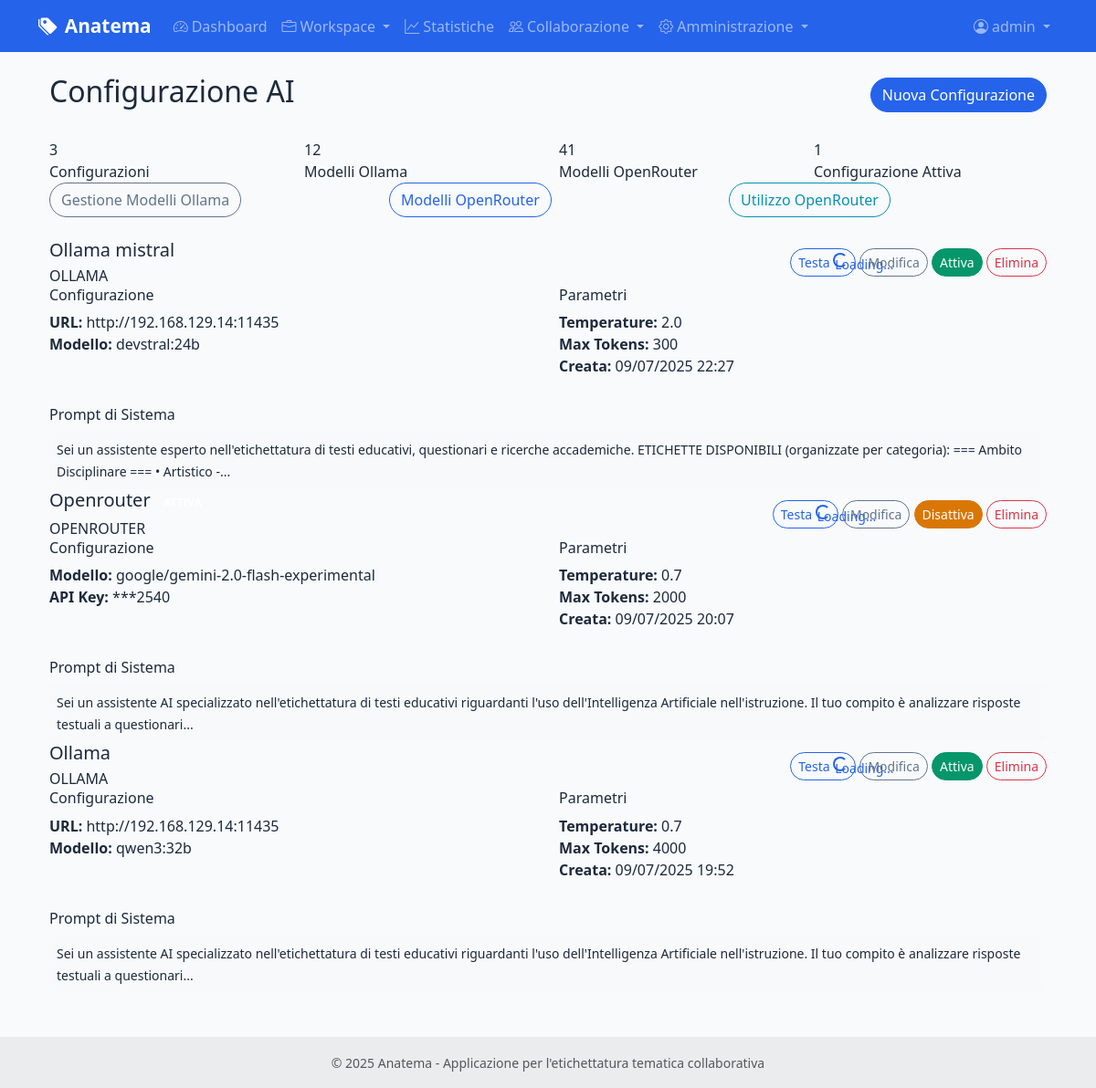
The app's page /admin/ai-config (signed in) with its own data.
### models.py (models this page shows, shortened)
class User(UserMixin, db.Model):
    id = db.Column(db.Integer, primary_key=True)
    username = db.Column(db.String(80), unique=True, nullable=False)
    email = db.Column(db.String(120), unique=True, nullable=False)
    password_hash = db.Column(db.String(255), nullable=False)
    role = db.Column(db.String(20), default='annotatore')  # 'amministratore' o 'annotatore'
    is_active = db.Column(db.Boolean, default=True)
    last_login = db.Column(db.DateTime)
    created_at = db.Column(db.DateTime, default=datetime.utcnow)
    updated_at = db.Column(db.DateTime, default=datetime.utcnow, onupdate=datetime.utcnow)
    annotations = db.relationship('CellAnnotation', foreign_keys='CellAnnotation.user_id', backref='user', lazy=True)
    def can_manage_users(self):
        return self.role == 'amministratore'

class AIConfiguration(db.Model):
    id = db.Column(db.Integer, primary_key=True)
    provider = db.Column(db.String(20), nullable=False)  # 'ollama' o 'openrouter'
    name = db.Column(db.String(100), nullable=False)  # Nome descrittivo
    ollama_url = db.Column(db.String(255))
    ollama_model = db.Column(db.String(100))
    openrouter_api_key = db.Column(db.String(255))
    openrouter_model = db.Column(db.String(100))
    is_active = db.Column(db.Boolean, default=True)
    max_tokens = db.Column(db.Integer, default=1000)
    temperature = db.Column(db.Float, default=0.7)
    system_prompt = db.Column(db.Text)
    created_at = db.Column(db.DateTime, default=datetime.utcnow)
    updated_at = db.Column(db.DateTime, default=datetime.utcnow, onupdate=datetime.utcnow)

### routes/admin.py (the view)
@admin_bp.route('/ai-config')
@login_required
@admin_required
def ai_configuration():
    configurations = AIConfiguration.query.order_by(AIConfiguration.created_at.desc()).all()
    ollama_models = OllamaModel.query.all()
    openrouter_models = OpenRouterModel.query.all()
    return render_template('admin/ai_configuration.html',
                         configurations=configurations,
                         ollama_models=ollama_models,
                         openrouter_models=openrouter_models)

### routes/admin.py (called while the page is built)
def admin_required(f):
    @wraps(f)
    def decorated_function(*args, **kwargs):
        if not current_user.is_authenticated or not current_user.can_manage_users():
            flash('Accesso negato. Sono richiesti privilegi di amministratore.', 'error')
            return redirect(url_for('main.index'))
        return f(*args, **kwargs)
    return decorated_function

### templates/admin/ai_configuration.html (shortened to what this page needs)
{% extends "base.html" %}
{% block content %}
<div class="container-fluid">
    <div class="row">
        <div class="col-12">
            <div class="d-flex justify-content-between align-items-center mb-4">
                <h2> Configurazione AI</h2>
                <a href="{{ url_for('admin.create_ai_config') }}" class="btn btn-primary">
                     Nuova Configurazione
                </a>
            </div>
            <div class="ai-stats">
                <div class="row">
                    <div class="col-md-3">
                        <div class="stat-item">
                            <div class="stat-number">{{ configurations|length }}</div>
                            <div>Configurazioni</div>
                        </div>
                    </div>
                    <div class="col-md-3">
                        <div class="stat-item">
                            <div class="stat-number">{{ ollama_models|length }}</div>
                            <div>Modelli Ollama</div>
                        </div>
                    </div>
                    <div class="col-md-3">
                        <div class="stat-item">
                            <div class="stat-number">{{ openrouter_models|length }}</div>
                            <div>Modelli OpenRouter</div>
                        </div>
                    </div>
                    <div class="col-md-3">
                        <div class="stat-item">
                            <div class="stat-number">
                                {{ configurations|selectattr('is_active', 'equalto', true)|list|length }}
                            </div>
                            <div>Configurazione Attiva</div>
                        </div>
                    </div>
                </div>
            </div>
            <div class="row mb-4">
                <div class="col-md-4">
                    <a href="{{ url_for('admin.ollama_models') }}" class="btn btn-outline-secondary btn-block">
                         Gestione Modelli Ollama
                    </a>
                </div>
                <div class="col-md-4">
                    <a href="{{ url_for('admin.openrouter_models') }}" class="btn btn-outline-primary btn-block">
                         Modelli OpenRouter
                    </a>
                </div>
                <div class="col-md-4">
                    <a href="{{ url_for('admin.openrouter_usage') }}" class="btn btn-outline-info btn-block">
                         Utilizzo OpenRouter
                    </a>
                </div>
            </div>
            {% if configurations %}
                {% for config in configurations %}
                <div class="config-card {% if config.is_active %}active{% endif %}">
                    <div class="config-header">
                        <div class="d-flex justify-content-between align-items-center">
                            <div>
                                <h5 class="mb-1">
                                    {{ config.name }}
                                    {% if config.is_active %}
                                        <span class="badge badge-success ml-2">ATTIVA</span>
                                    {% endif %}
                                </h5>
                                <span class="provider-badge provider-{{ config.provider }}">
                                    {{ config.provider|upper }}
                                </span>
                            </div>
                            <div>
                                <button class="btn btn-sm btn-outline-primary test-config-btn"
                                        data-config-id="{{ config.id }}">
                                     Testa
                                    <div class="loading-spinner spinner-border spinner-border-sm" role="status">
                                        <span class="sr-only">Loading...</span>
                                    </div>
                                </button>
                                <a href="{{ url_for('admin.edit_ai_config', config_id=config.id) }}"
                                   class="btn btn-sm btn-outline-secondary">
                                     Modifica
                                </a>
                                <form method="POST" action="{{ url_for('admin.toggle_ai_config', config_id=config.id) }}"
                                      style="display: inline;">
                                    {% if config.is_active %}
                                    <button type="submit" class="btn btn-sm btn-warning">
                                         Disattiva
                                    </button>
                                    {% else %}
                                    <button type="submit" class="btn btn-sm btn-success">
                                         Attiva
                                    </button>
                                    {% endif %}
                                </form>
                                <form method="POST" action="{{ url_for('admin.delete_ai_config', config_id=config.id) }}"
                                      style="display: inline;"
                                      onsubmit="return confirm('Sei sicuro di voler eliminare questa configurazione?');">
                                    <button type="submit" class="btn btn-sm btn-outline-danger">
                                         Elimina
                                    </button>
                                </form>
                            </div>
                        </div>
                    </div>
                    <div class="config-body">
                        <div class="row">
                            <div class="col-md-6">
                                <h6>Configurazione</h6>
                                <ul class="list-unstyled">
                                    {% if config.provider == 'ollama' %}
                                        <li><strong>URL:</strong> {{ config.ollama_url }}</li>
                                        <li><strong>Modello:</strong> {{ config.ollama_model }}</li>
                                    {% elif config.provider == 'openrouter' %}
                                        <li><strong>Modello:</strong> {{ config.openrouter_model }}</li>
                                        <li><strong>API Key:</strong> {{ '***' + config.openrouter_api_key[-4:] if config.openrouter_api_key else 'Non configurata' }}</li>
                                    {% endif %}
                                </ul>
                            </div>
                            <div class="col-md-6">
                                <h6>Parametri</h6>
                                <ul class="list-unstyled">
                                    <li><strong>Temperature:</strong> {{ config.temperature }}</li>
                                    <li><strong>Max Tokens:</strong> {{ config.max_tokens }}</li>
                                    <li><strong>Creata:</strong> {{ config.created_at.strftime('%d/%m/%Y %H:%M') }}</li>
                                </ul>
                            </div>
                        </div>
                        {% if config.system_prompt %}
                        <div class="mt-3">
                            <h6>Prompt di Sistema</h6>
                            <div class="bg-light p-2 rounded">
                                <small>{{ config.system_prompt[:200] }}{% if config.system_prompt|length > 200 %}...{% endif %}</small>
                            </div>
                        </div>
                        {% endif %}
                    </div>
                </div>
                {% endfor %}
            {% else %}
                <div class="alert alert-info">
                    <i class="fas fa-info-circle"></i>
                    Nessuna configurazione AI trovata.
                    <a href="{{ url_for('admin.create_ai_config') }}">Crea la prima configurazione</a>.
                </div>
            {% endif %}
        </div>
    </div>
</div>
{% endblock %}

### templates/base.html (shortened to what this page needs)
<!DOCTYPE html>
<html lang="it">
<head>
    <link href="https://cdn.jsdelivr.net/npm/bootstrap@5.3.0/dist/css/bootstrap.min.css" rel="stylesheet">
    <link href="https://cdn.jsdelivr.net/npm/bootstrap-icons@1.10.0/font/bootstrap-icons.css" rel="stylesheet">
    <link href="{{ url_for('static', filename='css/style.css') }}" rel="stylesheet">
</head>
<body>
    <nav class="navbar navbar-expand-lg navbar-dark bg-primary">
        <div class="container">
            <a class="navbar-brand" href="{{ url_for('main.index') }}">
                <i class="bi bi-tags-fill me-2"></i>Anatema
            </a>
            <div class="collapse navbar-collapse" id="navbarNav">
                <ul class="navbar-nav me-auto">
                    {% if current_user.is_authenticated %}
                    <li class="nav-item">
                        <a class="nav-link" href="{{ url_for('main.dashboard') }}">
                            <i class="bi bi-speedometer2 me-1"></i>Dashboard
                        </a>
                    </li>
                    <li class="nav-item dropdown">
                        <a class="nav-link dropdown-toggle" href="#" id="workspaceDropdown" role="button" data-bs-toggle="dropdown">
                            <i class="bi bi-briefcase me-1"></i>Workspace
                        </a>
                    </li>
                    <li class="nav-item">
                        <a class="nav-link" href="{{ url_for('statistics.overview') }}">
                            <i class="bi bi-graph-up me-1"></i>Statistiche
                        </a>
                    </li>
                    <li class="nav-item dropdown">
                        <a class="nav-link dropdown-toggle" href="#" id="collaborationDropdown" role="button" data-bs-toggle="dropdown">
                            <i class="bi bi-people me-1"></i>Collaborazione
                        </a>
                    </li>
                    {% if current_user.can_manage_users() %}
                    <li class="nav-item dropdown">
                        <a class="nav-link dropdown-toggle" href="#" id="adminDropdown" role="button" data-bs-toggle="dropdown">
                            <i class="bi bi-gear me-1"></i>Amministrazione
                        </a>
                    </li>
                    {% endif %}
                    {% endif %}
                </ul>
                <ul class="navbar-nav">
                    {% if current_user.is_authenticated %}
                    <li class="nav-item dropdown">
                        <a class="nav-link dropdown-toggle" href="#" id="userDropdown" role="button" data-bs-toggle="dropdown">
                            <i class="bi bi-person-circle me-1"></i>{{ current_user.username }}
                        </a>
                    </li>
                    {% endif %}
                </ul>
            </div>
        </div>
    </nav>
    <main class="container my-4">
        {% block content %}{% endblock %}
    </main>
    <footer class="bg-light text-center text-lg-start mt-5">
        <div class="text-center p-3" style="background-color: rgba(0, 0, 0, 0.05);">
            <small class="text-muted">
                © 2025 Anatema - Applicazione per l'etichettatura tematica collaborativa
            </small>
        </div>
    </footer>
</body>
</html>

### static/css/style.css (style rules this page uses)
:root { --primary-color: #2563eb; --secondary-color: #6366f1; --success-color: #059669; --warning-color: #d97706; --danger-color: #dc2626; --info-color: #0891b2; --light-color: #f8fafc; --dark-color: #1e293b; --accent-color: #7c3aed; --muted-color: #64748b; }
body { font-family: 'Segoe UI', Tahoma, Geneva, Verdana, sans-serif; background-color: var(--light-color); color: var(--dark-color); }
.navbar-brand { font-weight: 600; font-size: 1.3rem; }
.btn { border-radius: 50px; font-weight: 500; transition: all 0.2s ease; }
.btn-sm { border-radius: 25px; }
.badge { font-size: 0.85em; padding: 0.5em 0.75em; }
.badge { font-weight: 600; font-size: 0.75rem; }
.badge.bg-primary:not([style*="background-color"]), .bg-primary:not([style*="background-color"]) { background-color: var(--primary-color) !important; }
.btn-primary { background-color: var(--primary-color); border-color: var(--primary-color); }
.btn-success { background-color: var(--success-color); border-color: var(--success-color); }
.btn-warning { background-color: var(--warning-color); border-color: var(--warning-color); color: white; }
.btn-outline-primary { color: var(--primary-color); border-color: var(--primary-color); }
.btn-outline-secondary { color: var(--muted-color); border-color: var(--muted-color); }
.btn-outline-info { color: var(--info-color); border-color: var(--info-color); }
span.badge, .badge { font-weight: 600 !important; }

### records on screen
User: username "admin"
AIConfiguration: name "Ollama mistral", provider "OLLAMA", is_active "Attiva", ollama_url "http://192.168.129.14:11435", ollama_model "devstral:24b", temperature "2.0", max_tokens "300", created_at "09/07/2025 22:27", system_prompt "Sei un assistente esperto nell'etichettatura di testi educativi, questionari e ricerche accademiche. ETICHETTE DISPONIBILI (organizzate per categoria): === Ambito Disciplinare === • Artistico -"
AIConfiguration: name "Openrouter", provider "OPENROUTER", is_active "Disattiva", openrouter_model "google/gemini-2.0-flash-experimental", openrouter_api_key "***2540", temperature "0.7", max_tokens "2000", created_at "09/07/2025 20:07", system_prompt "Sei un assistente AI specializzato nell'etichettatura di testi educativi riguardanti l'uso dell'Intelligenza Artificiale nell'istruzione. Il tuo compito è analizzare risposte testuali a questionari"
AIConfiguration: name "Ollama", provider "OLLAMA", is_active "Attiva", ollama_url "http://192.168.129.14:11435", ollama_model "qwen3:32b", temperature "0.7", max_tokens "4000", created_at "09/07/2025 19:52", system_prompt "Sei un assistente AI specializzato nell'etichettatura di testi educativi riguardanti l'uso dell'Intelligenza Artificiale nell'istruzione. Il tuo compito è analizzare risposte testuali a questionari"

### other values on screen
{{ configurations|length }} "3"
{{ ollama_models|length }} "12"
{{ openrouter_models|length }} "41"
{{ configurations|selectattr('is_active', 'equalto', true)|list|length }} "1"
